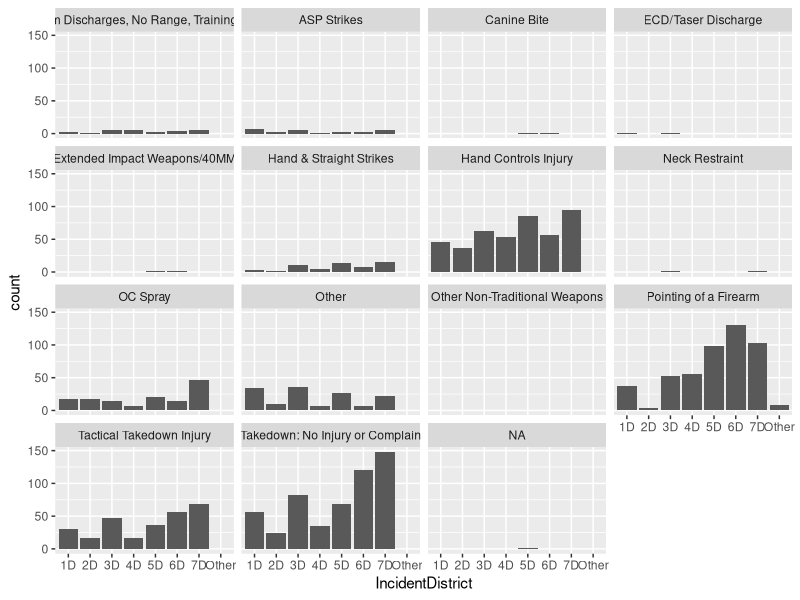
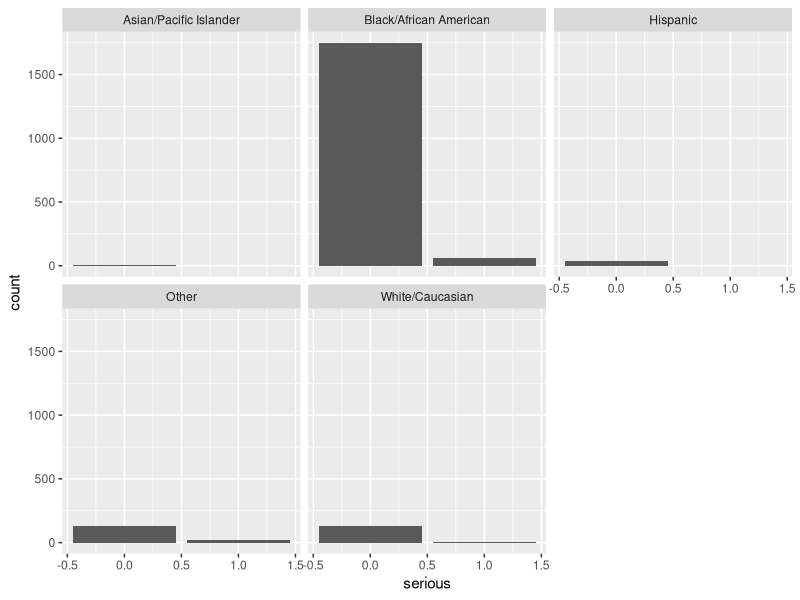
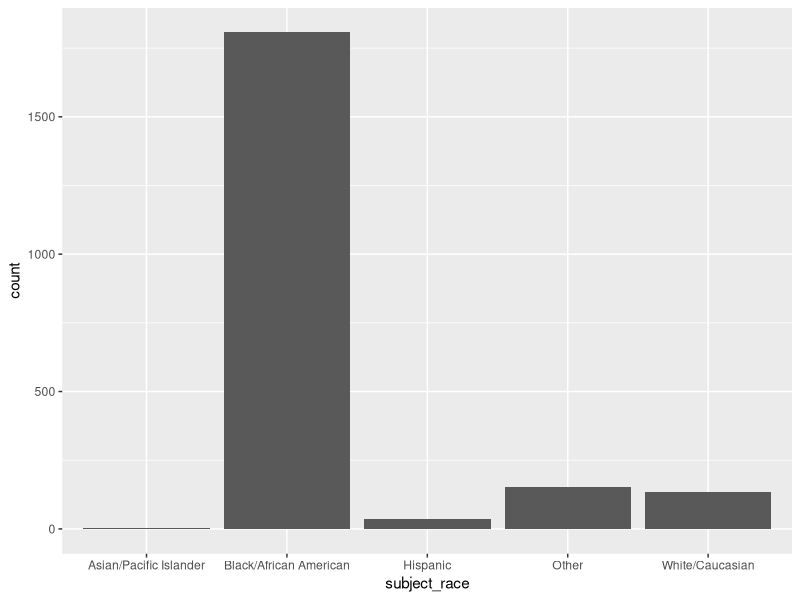
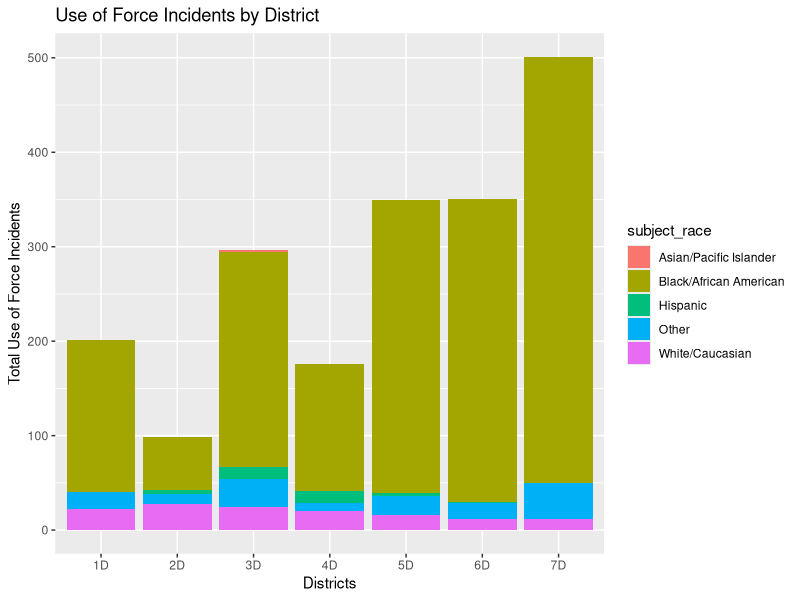
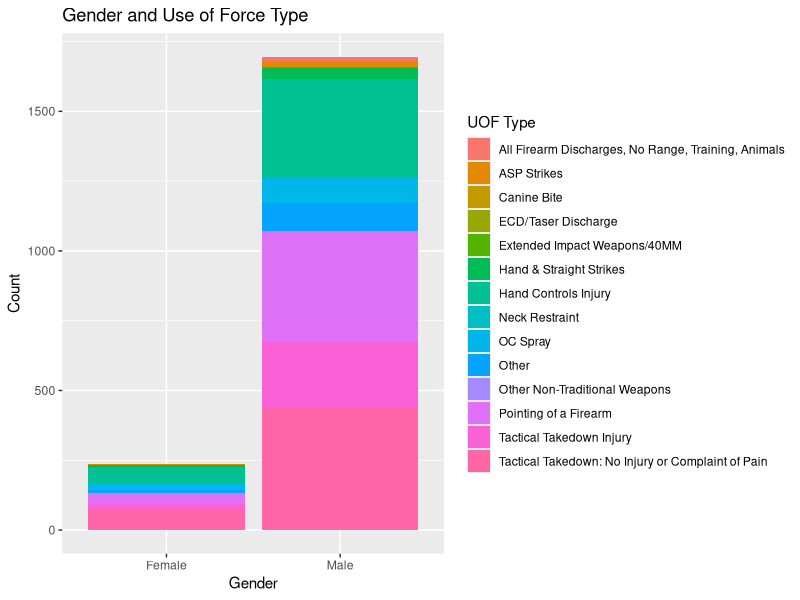
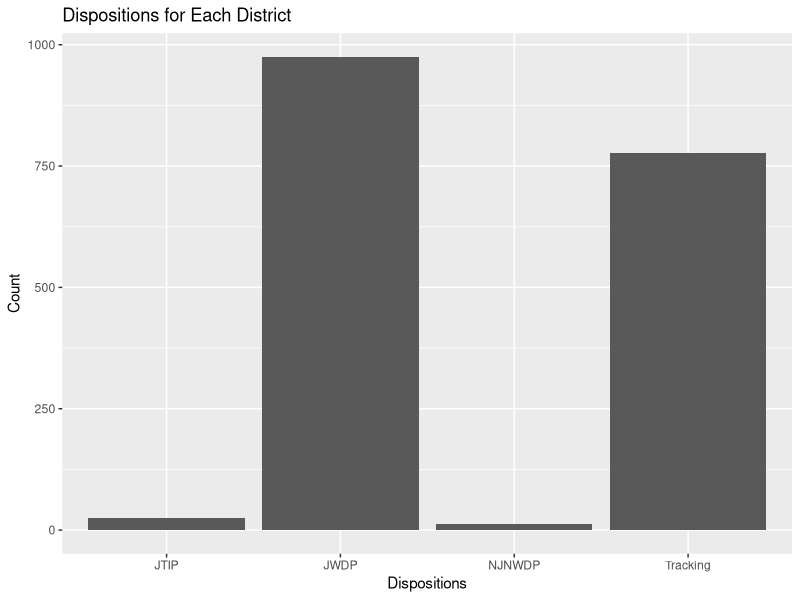
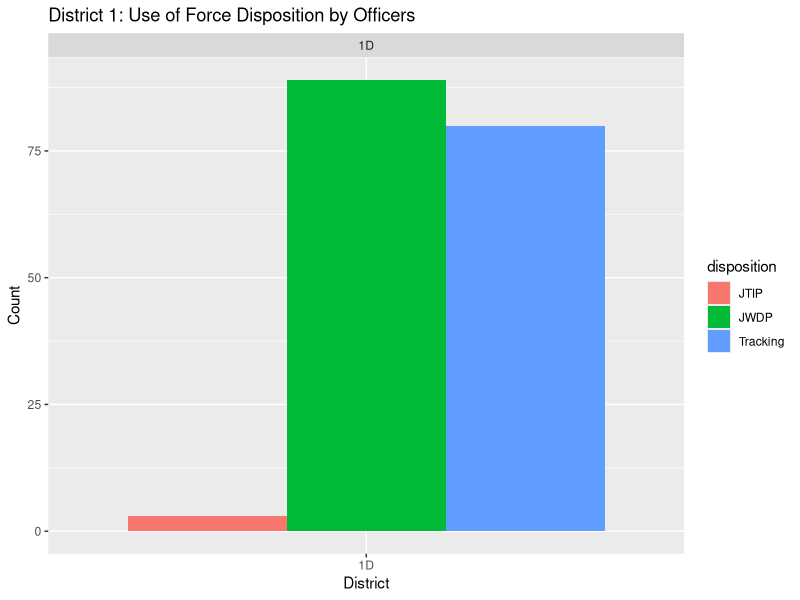
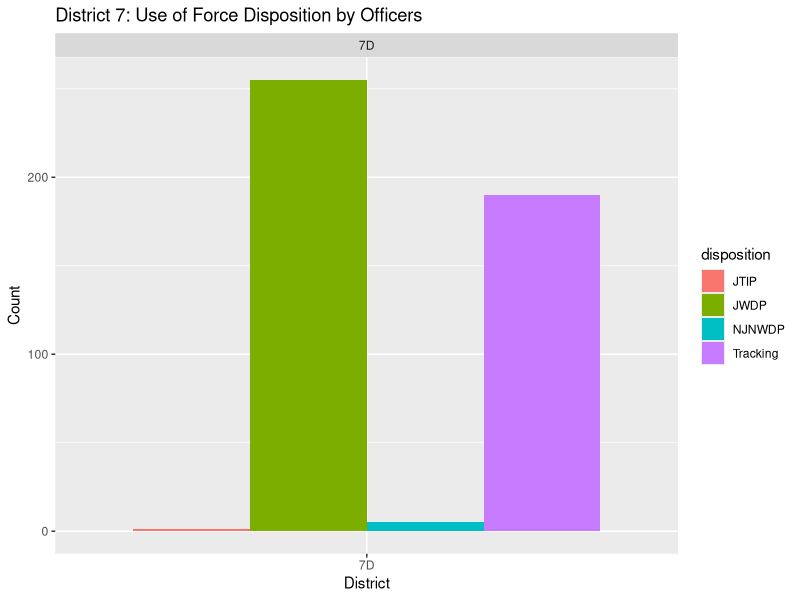

Write the R code that produced these figures, in order.
## ---- chunk 1
library(conflicted)
library(dplyr)
dplyr::filter
conflicts_prefer(dplyr::filter)
## ---- chunk 2
library(conflicted)
library(dplyr)
library(tidyverse)
library(ggthemes)
library(ggplot2)
library(tibble)
# https://mpdc.dc.gov/node/1635896
df <- read.csv("UoF_mpd_2021_public.csv")
#df
## ---- chunk 3
mpd_dat <- read.csv('UoF_mpd_2021_public.csv')
#head(mpd_dat)
#View(mpd_dat)

ggplot(data = mpd_dat, mapping = aes(x = IncidentDistrict)) + 
  geom_bar() +
    facet_wrap(~uof_type)
## ---- chunk 4
ggplot(data = mpd_dat, mapping = aes(x = serious)) + 
  geom_bar() +
    facet_wrap(~subject_race)
## ---- chunk 5
ggplot(data = mpd_dat, mapping = aes(x = subject_race)) + 
  geom_bar()
## ---- chunk 6
force_by_district_race <- mpd_dat %>%
group_by(OfficerAssignment, subject_race) %>% summarize(Total_Use_of_Force = n()) #total num of cases of use of force

ggplot(subset(force_by_district_race, OfficerAssignment %in% c("1D", "2D", "3D", "4D", "5D", "6D", "7D")), 
       aes(x = OfficerAssignment, y = Total_Use_of_Force, fill = subject_race)) +
  geom_bar(stat = "identity") +
  labs(title = "Use of Force Incidents by District") +
  xlab("Districts") +
  ylab("Total Use of Force Incidents")
## ---- chunk 7
#what dispositions are we most interested in knowing more about?
## ---- chunk 8
#graph for gender and uof type 
mpd_dat <- mpd_dat[complete.cases(mpd_dat), ] #removed nulls

ggplot(mpd_dat, aes(x = subject_gender, fill = uof_type)) +
  geom_bar() +
  labs(title = "Gender and Use of Force Type",
       x = "Gender",
       y = "Count") +
  scale_fill_discrete(name = "UOF Type")

## ---- chunk 9
unique(mpd_dat$disposition)
#rename 
#Justified - tactical improvement opp -> jtip 
#Justified - within department policy -> jwdp
#not justified - not within departmental policy -> njnwdp

mpd_dat$disposition <- recode(mpd_dat$disposition,
  "Justified - Tactical Improvement Opportunity" = "JTIP",
  "Tracking Only" = "Tracking",
  "Justified - Within Department Policy" = "JWDP",
  "Not Justified - Not Within Departmental Policy" = "NJNWDP",
  "NA" = "Unknown"
)
## ---- chunk 10
unique(mpd_dat$disposition)
## ---- chunk 11
unique(mpd_dat$uof_type)
## ---- chunk 12
unique(mpd_dat$OfficerAssignment)
## ---- chunk 13
districts <- c("1D", "2D", "3D", "4D", "5D", "6D", "7D")
mpd_dat_filtered <- mpd_dat[mpd_dat$OfficerAssignment %in% districts, ]


ggplot(mpd_dat_filtered, aes(x = disposition)) +
  geom_bar() +
  labs(title = "Dispositions for Each District",
       x = "Dispositions",
       y = "Count")
## ---- chunk 14
#df with officer assignment, disposition, officer race
officer_by_district <- mpd_dat %>%
  group_by(OfficerAssignment, disposition, OfficerRace)
## ---- chunk 15
summary_data <- officer_by_district %>%
  filter(OfficerAssignment %in% c("1D")) %>%
  group_by(OfficerAssignment, disposition) %>%
  summarise(count = n())

ggplot(summary_data, aes(x = OfficerAssignment, fill = disposition, y = count)) +
  geom_bar(stat = "identity", position = "dodge") +
  labs(title = "District 1: Use of Force Disposition by Officers",
       x = "District",
       y = "Count") +
  facet_wrap(~OfficerAssignment, ncol = 2)

## ---- chunk 16
summary_data <- officer_by_district %>%
  filter(OfficerAssignment %in% c("7D")) %>%
  group_by(OfficerAssignment, disposition) %>%
  summarise(count = n())

ggplot(summary_data, aes(x = OfficerAssignment, fill = disposition, y = count)) +
  geom_bar(stat = "identity", position = "dodge") +
  labs(title = "District 7: Use of Force Disposition by Officers",
       x = "District",
       y = "Count") +
  facet_wrap(~OfficerAssignment, ncol = 2)
## ---- chunk 17

districts <- c("1D", "2D", "3D", "4D", "5D", "6D", "7D")
mpd_dat_filtered <- mpd_dat[mpd_dat$OfficerAssignment %in% districts, ]

uof_counts <- mpd_dat_filtered %>%
  group_by(OfficerAssignment) %>%
  summarise(Count = n())

ggplot(uof_counts, aes(x = OfficerAssignment, y = Count)) +
  geom_bar(stat = "identity") +
  labs(title = "Use of Force by District",
       x = "District",
       y = "Count")
## ---- chunk 18
summary_data <- officer_by_district %>%
  filter(OfficerAssignment %in% c("1D", "2D", "3D", "4D", "5D", "6D", "7D")) %>%
  group_by(OfficerAssignment, disposition) %>%
  summarise(count = n())


ggplot(summary_data, aes(x = OfficerAssignment, fill = disposition, y = count)) +
  geom_bar(stat = "identity", position = "dodge") +
  labs(title = "Use of Force Disposition by Officers District",
       x = "Districts",
       y = "Disposition") +
  facet_wrap(~OfficerAssignment, ncol = 2)
